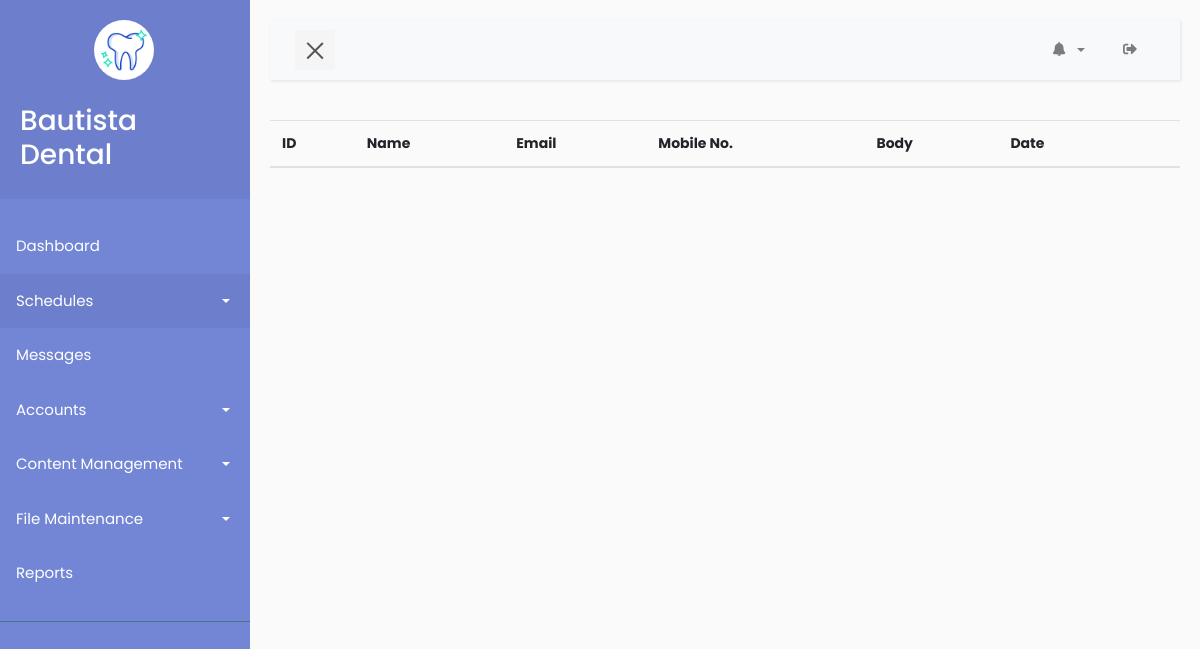
/admin/message.php (signed in), run on an earlier commit of the app's database.
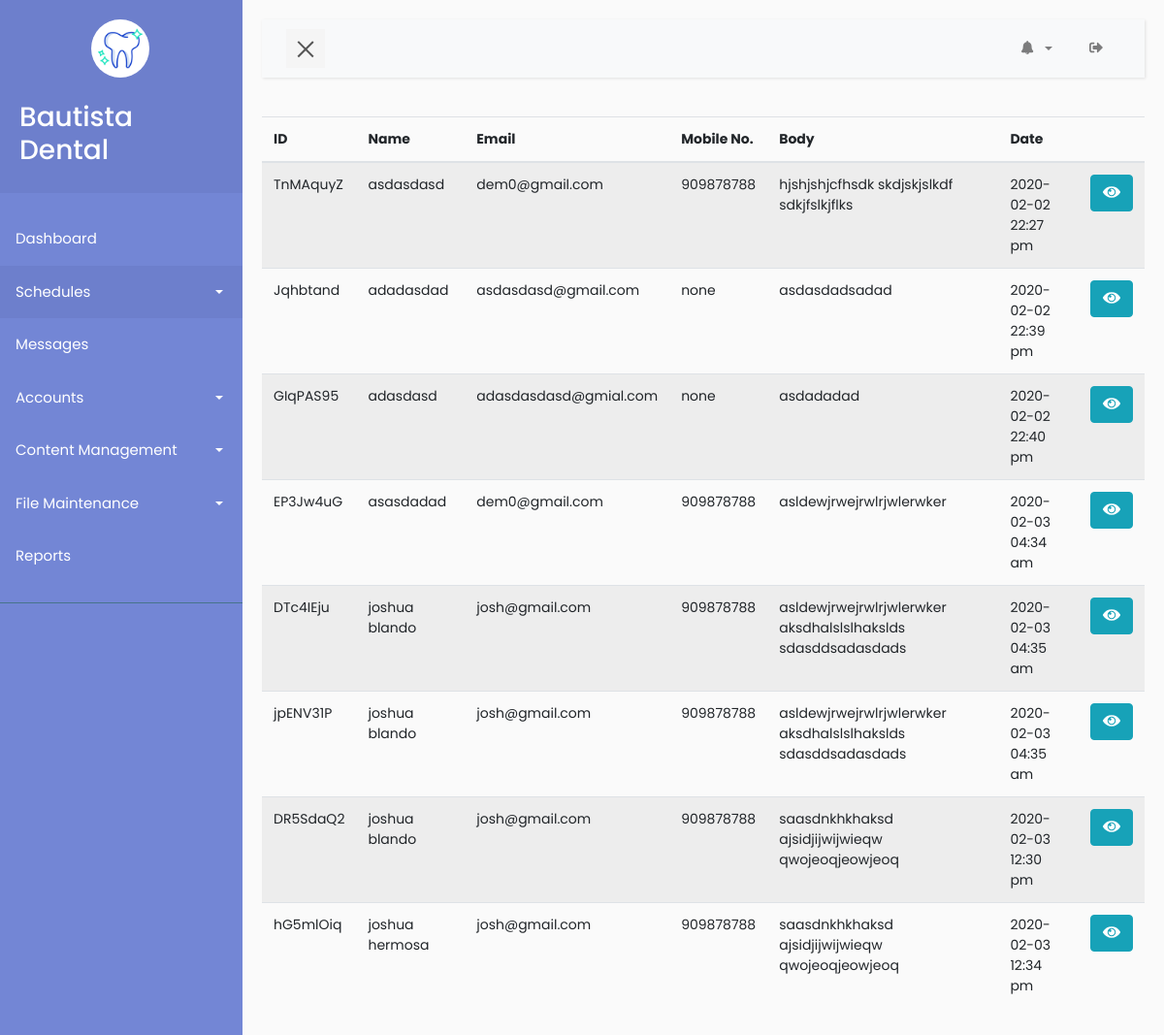
And on a later commit of the database.
### tables this page shows
CREATE TABLE `message` (
  `id` int(11) NOT NULL,
  `messageId` varchar(255) NOT NULL,
  `name` varchar(255) DEFAULT NULL,
  `email` varchar(255) NOT NULL,
  `mobile` int(9) DEFAULT NULL,
  `body` text,
  `createdAt` timestamp NOT NULL DEFAULT CURRENT_TIMESTAMP ON UPDATE CURRENT_TIMESTAMP
);

### admin/message.php (the view, shortened to what this page needs)
<?php
include "nav.php";
?>
<div class="row">
	<div class="col-lg-12">
		  <table class="display dt-responsive nowrap table table-striped" id="table_id" data-plugin="dataTable">
        <thead>
            <tr>
                <th>ID</th>
                <th>Name</th>
                <th>Email</th>
                <th>Mobile No.</th>
                <th>Body</th>
               	<th>Date</th>
               	<th></th>
            </tr>
        </thead>
        <tbody>
            <?php
            require_once "../config/control.php";
            $getMessages = $connect->prepare("SELECT * from message");
            $getMessages->execute();
            $messages = $getMessages->fetchAll();
            foreach ($messages as $message) {
                $messageId = $message['messageId'];
                $name = $message['name'];
                $email = $message['email'];
                $mobile = $message['mobile'] == 0 ? 'none' : $message['mobile'];
                $body = base64_decode($message['body']);
                $date = date('Y-m-d H:i a', strtotime($message['createdAt']))
            ?>
                <tr>
                    <td><?php echo $messageId ?></td>
                    <td><?php echo $name ?></td>
                    <td><?php echo $email ?></td>
                    <td><?php echo $mobile ?></td>
                    <td><?php echo $body ?></td>
                    <td><?php echo $date ?></td>
                    <td>
                        <button class="btn btn-info btn-message" data-name = "<?php echo $name ?>" data-email = "<?php echo $email ?>" data-mobile = "<?php echo $mobile ?>" data-body = "<?php echo $body ?>" data-toggle="modal" data-target="#messagesModal"><span class="icon"><i class="fas fa-eye view"></i></span></button>
                    </td>
                </tr>
            <?php
            }
            ?>
        </tbody>
    </table>
	</div>
</div>
<?php
include "footer.php";
?>

### admin/nav.php (shortened to what this page needs)
<?php
require "../config/control.php"
?>
<!DOCTYPE html>
<html>
<head>
    <link rel="stylesheet" href="style/bootstrap.min.css">
    <link rel="stylesheet" href="style/style5.css">
    <link rel="stylesheet" type="text/css" href="style/notif.css">
</head>
<body>
  <?php
    include './modals/message.php';
   ?>
    <?php
        $adminId = $_SESSION['adminId'];
        $getAdmin = $connect->prepare("SELECT * FROM admin WHERE adminId=:adminId");
        $getAdmin->execute(["adminId" => $adminId]);
        $admin = $getAdmin->fetch(PDO::FETCH_ASSOC);
        $name = $admin['firstName'] . " " . $admin['lastName'];
     ?>
    <div class="wrapper">
        <nav id="sidebar">
            <div class="sidebar-header">
                <div class="row">
                    <div class="col-lg-12">
                        <a class="navbar-brand"  href="./index.php">
                            <img src="../logo/tooth.png" width="50" height="50" alt="">
                        </a>
                    </div>
                    <div class="col-lg-12 mt-4">
                         <h3><?php echo $name ? $name : "John Doe" ?></h3>
                    </div>
                </div>
            </div>
            <ul class="list-unstyled components">
                <li>
                    <a href="index.php">Dashboard</a>
                </li>
                <li class="active">
                    <a href="#homeSubmenu" data-toggle="collapse" aria-expanded="false" class="dropdown-toggle">Schedules</a>
                </li>
                  <li>
                    <a href="message.php">Messages</a>
                </li>
                <li>
                    <a href="#pageAccount" data-toggle="collapse" aria-expanded="false" class="dropdown-toggle">Accounts</a>
                </li>
                <li>
                    <a href="#pageContent" data-toggle="collapse" aria-expanded="false" class="dropdown-toggle">Content Management</a>
                </li>
                <li>
                    <a href="#pageFile" data-toggle="collapse" aria-expanded="false" class="dropdown-toggle">File Maintenance</a>
                </li>
                <li>
                    <a href="#">Reports</a>
                </li>
            </ul>
        </nav>
        <div id="content">
            <nav class="navbar navbar-expand-lg navbar-light bg-light">
                <div class="container-fluid">
                    <button type="button" id="sidebarCollapse" class="navbar-btn">
                        <span></span>
                    </button>
                    <div class="collapse navbar-collapse" id="navbarSupportedContent">
                        <ul class="nav navbar-nav ml-auto">
                              <li class="nav-item dropdown pl-2 pr-2" style="width:70px;">
                                <a class="nav-link dropdown-toggle" href="#" id="navbarDropdownMenuLink2" data-toggle="dropdown" aria-haspopup="true" aria-expanded="false">
                                  <i class="fas fa-bell"></i>
                                </a>
                            </li>
                            <li class="nav-item notif__conts">
                               <a class="nav-link" href="./controller/logout.php?logout=<?php echo $_SESSION['id'] ?>"><span class="logout-content"><i class="fas fa-sign-out-alt logout"></i></span></a>
                            </li>
                        </ul>
                    </div>
                </div>
            </nav>

### admin/footer.php (shortened to what this page needs)
</div>
    </div>
</body>
</html>

### admin/style/style5.css (style rules this page uses)
body { font-family: 'Poppins', sans-serif; background: #fafafa; }
a, a:hover, a:focus { color: inherit; text-decoration: none; transition: all 0.3s; }
.navbar { padding: 15px 10px; background: #fff; border: none; border-radius: 0; margin-bottom: 40px; box-shadow: 1px 1px 3px rgba(0, 0, 0, 0.1); }
.navbar-btn { box-shadow: none; outline: none !important; border: none; }
.wrapper { display: flex; width: 100%; align-items: stretch; perspective: 1500px; }
#sidebar { min-width: 250px; max-width: 250px; background: #7386D5; color: #fff; transition: all 0.6s cubic-bezier(0.945, 0.020, 0.270, 0.665); transform-origin: bottom left; }
#sidebar .sidebar-header { padding: 20px; background: #6d7fcc; }
#sidebar ul.components { padding: 20px 0; border-bottom: 1px solid #47748b; }
#sidebar ul li a { padding: 10px; font-size: 1.1em; display: block; }
#sidebar ul li.active > a, a[aria-expanded="true"] { color: #fff; background: #6d7fcc; }
a[data-toggle="collapse"] { position: relative; }
.dropdown-toggle::after { display: block; position: absolute; top: 50%; right: 20px; transform: translateY(-50%); }
#content { width: 100%; padding: 20px; min-height: 100vh; transition: all 0.3s; }
#sidebarCollapse { width: 40px; height: 40px; background: #f5f5f5; cursor: pointer; }
#sidebarCollapse span { width: 80%; height: 2px; margin: 0 auto; display: block; background: #555; transition: all 0.8s cubic-bezier(0.810, -0.330, 0.345, 1.375); transition-delay: 0.2s; }
#sidebarCollapse span:last-of-type { transform: rotate(-45deg) translate(1px, -1px); }
#sidebar ul li a { padding: 16px !important; font-size: 15px !important; }
body { font-size: 14px; }
.navbar { padding: 10px !important; }
.nav-item { padding: 0px 10px !important; }
.navbar-brand { margin-left: 35%; background: #fff; padding: 5px; border-radius: 100%; }
#sidebar ul.components { font-size: 12px !important; }

What changed in the data, as far as the page shows it:
added message: messageId "TnMAquyZ", name "asdasdasd", email "dem0@gmail.com", mobile "909878788", body "hjshjshjcfhsdk skdjskjslkdf sdkjfslkjflks", createdAt "2020-02-02 22:27 pm"
added message: messageId "Jqhbtand", name "adadasdad", email "asdasdasd@gmail.com", mobile "none", body "asdasdadsadad", createdAt "2020-02-02 22:39 pm"
added message: messageId "GIqPAS95", name "adasdasd", email "adasdasdasd@gmial.com", mobile "none", body "asdadadad", createdAt "2020-02-02 22:40 pm"
added message: messageId "EP3Jw4uG", name "asasdadad", email "dem0@gmail.com", mobile "909878788", body "asldewjrwejrwlrjwlerwker", createdAt "2020-02-03 04:34 am"
added message: messageId "DTc4IEju", name "joshua blando", email "josh@gmail.com", mobile "909878788", body "asldewjrwejrwlrjwlerwker aksdhalslslhakslds sdasddsadasdads", createdAt "2020-02-03 04:35 am"
added message: messageId "jpENV31P", name "joshua blando", email "josh@gmail.com", mobile "909878788", body "asldewjrwejrwlrjwlerwker aksdhalslslhakslds sdasddsadasdads", createdAt "2020-02-03 04:35 am"
added message: messageId "DR5SdaQ2", name "joshua blando", email "josh@gmail.com", mobile "909878788", body "saasdnkhkhaksd ajsidjijwijwieqw qwojeoqjeowjeoq", createdAt "2020-02-03 12:30 pm"
added message: messageId "hG5mlOiq", name "joshua hermosa", email "josh@gmail.com", mobile "909878788", body "saasdnkhkhaksd ajsidjijwijwieqw qwojeoqjeowjeoq", createdAt "2020-02-03 12:34 pm"
